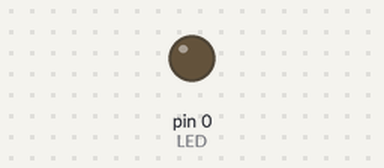
Bench run of a sketch on a simulated Arduino Uno, built with avr-gcc and run on an emulated ATmega328P. Shown: output pins drawn as LEDs (lit = HIGH).

Above: at 0.2 s.
At 26.7 s:
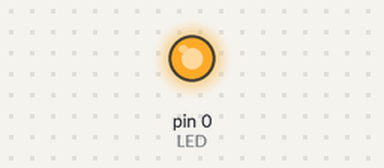
Timing chart, 0 to 27.7 s (numbered marks = the images above):
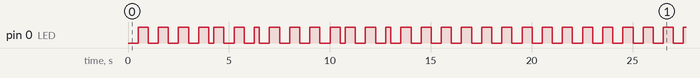

Measured:
- by itself, pin 0 (LED): moves between LOW and HIGH, repeating every 21.3 s
- by itself, everything shown: repeats every 21.3 s, in 44 steps

The sketch:

interrupt_to_blink.ino
```cpp
// programm that blinks an LED at 1 Hz through an interrupt
volatile int timer_counter = 0;
int LED = 0;

void setup() {
    pinMode(LED, OUTPUT);

    // set the timer conf registers of TCNT1 to 0
    TCCR1A = 0;
    TCCR1B = 0;
    // set the timer to 0
    TCNT1 = 0;
    // set the compare register (16 MHz / 16.000 tacts = 1 ms)
    OCR1A = 16000;
    // set the WGM12 setting (CTC - Clear Timer on Compare Match)
    // this resets the counter when it reaches the value of OCR1A
    TCCR1B |= (1 << WGM12);
    // configure the timer to compare mode (where it compares the value of TCNT1 with OCR1A)
    // throws an interrupt when the values are equal
    TIMSK1 |= (1 << OCIE1A);
    // start the timer with zero prescaling
    TCCR1B |= (1 << CS00);
}

void loop() {
    if (timer_counter >= 500) {
        if (digitalRead(LED) == HIGH) {
            digitalWrite(0, LOW);
        } else {
            digitalWrite(LED, HIGH);
        }
        timer_counter = 0;
    }
}

ISR(TIMER1_COMPA_vect) {
    timer_counter++;
}
```
